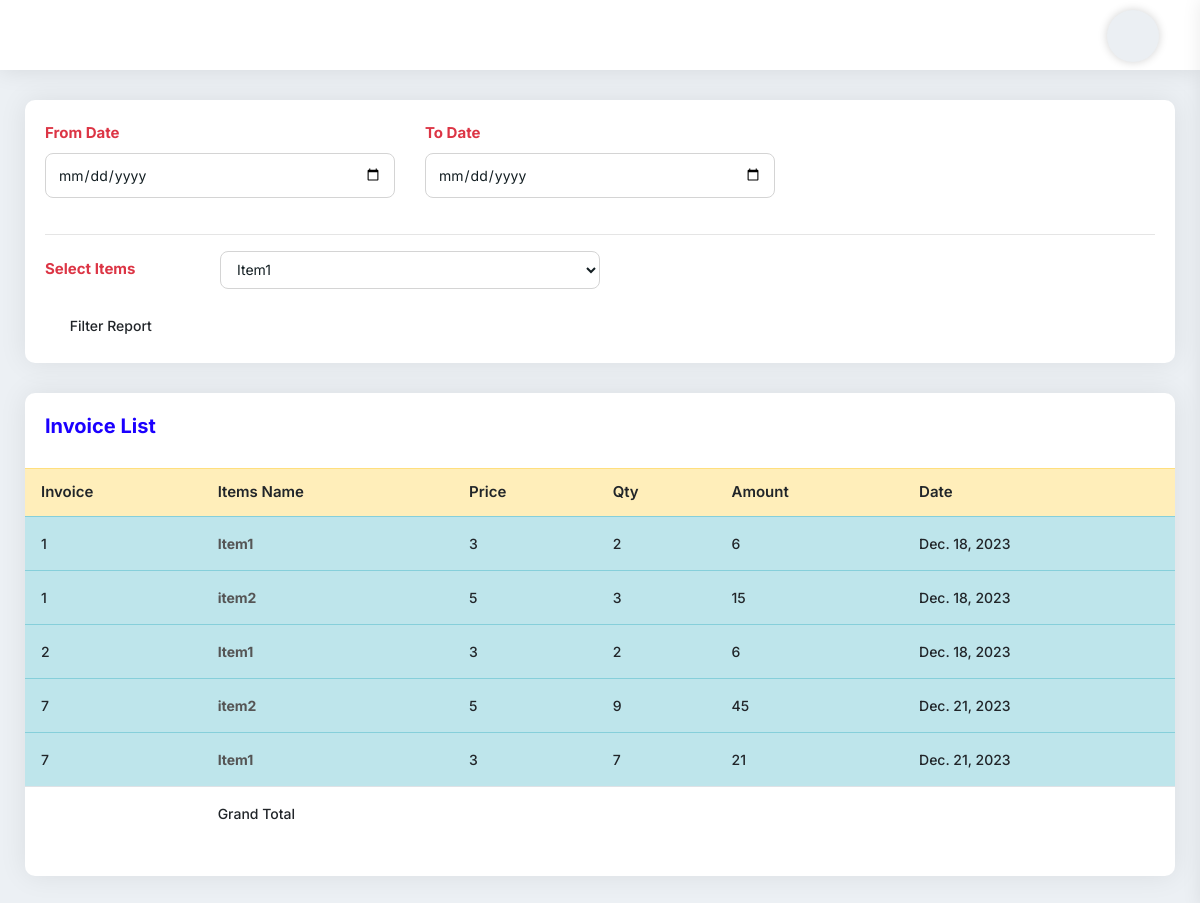
The page /SaleItemReportView on the database as committed earlier.
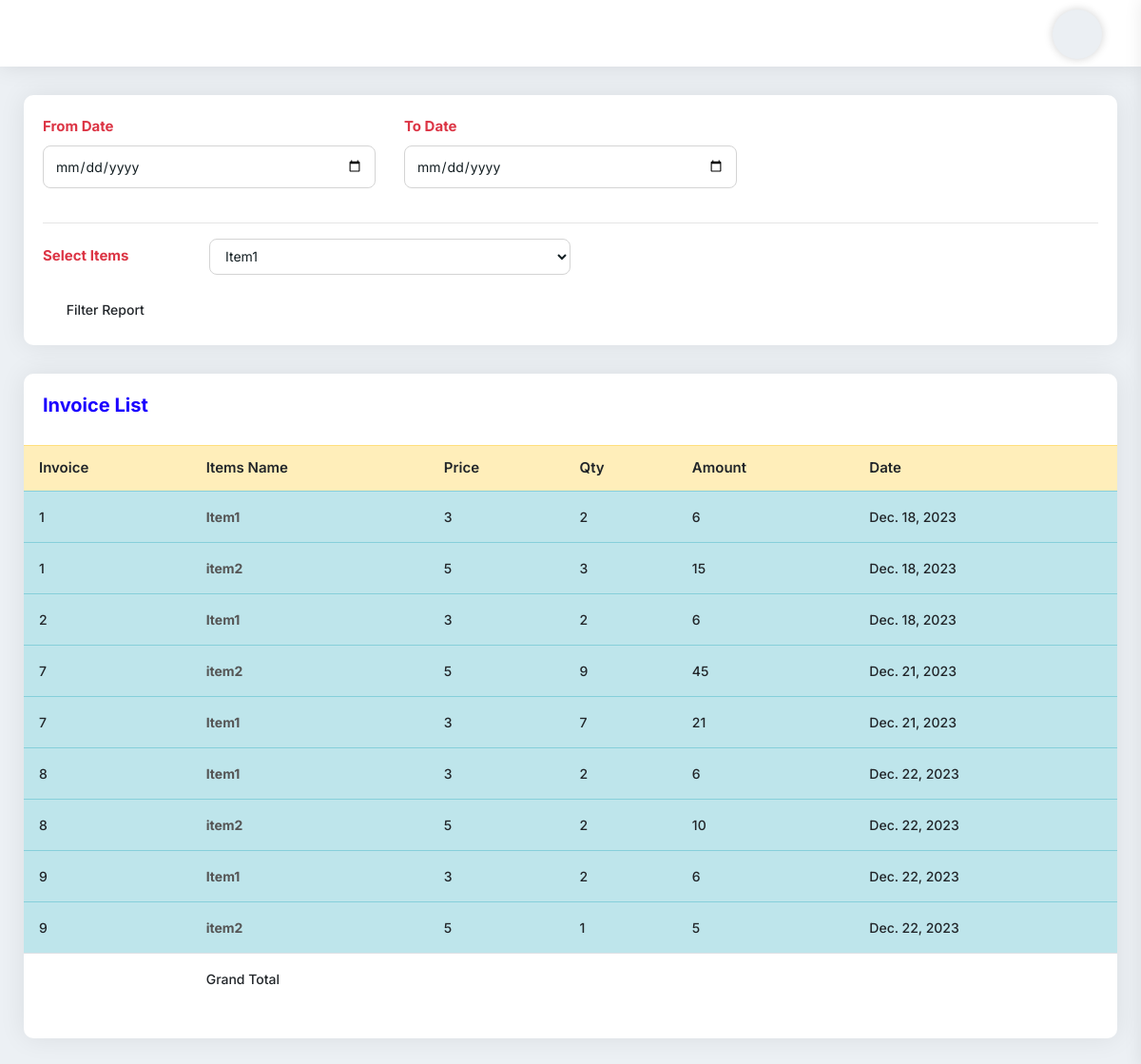
The same page on the database as committed later.
### myapp/models.py (models this page shows, shortened)
class CartProduct(models.Model):
    cart = models.ForeignKey(Cart, on_delete=models.CASCADE)
    product = models.ForeignKey(Items, on_delete=models.CASCADE)
    rate = models.PositiveIntegerField()
    quantity = models.PositiveIntegerField()
    subtotal = models.PositiveIntegerField()
    remain_balance = models.IntegerField()
    created_at = models.DateField(auto_now_add=True)

class Cart(models.Model):
    staff = models.ForeignKey(User, on_delete=models.SET_NULL, null=True, blank=True)
    total = models.PositiveIntegerField(default=0)
    tax = models.PositiveIntegerField(default=0)
    super_total = models.PositiveIntegerField(default=0)
    created_at = models.DateTimeField(auto_now_add=True)
    def __str__(self):
        return str(self.id)

class Items(models.Model):
    item_name = models.CharField(max_length=225)
    category = models.CharField(max_length=225)
    pruchase_price = models.FloatField(default=0.00)
    sell_price = models.FloatField(default=0.00)
    balance_qty = models.IntegerField(default=0)
    barcode_id = models.CharField(max_length=225,blank=True, null=True)
    photo = models.ImageField(upload_to='', blank=True, null=True)
    def __str__(self):
        return self.item_name

### myapp/views.py (the view, shortened to what this page needs)
# urls.py: path('SaleItemReportView', SaleItemReportView.as_view(), name='SaleItemReportView'),
class SaleItemReportView(View):
    def get(self,request):
        cart_product = CartProduct.objects.all()
        item = Items.objects.all()
        context = {'cart_product':cart_product,'item':item}
        return render(request, 'sale_item_report.html', context)

### templates/sale_item_report.html (shortened to what this page needs)
{% extends 'base.html' %}
{% block content %}
<div class="pd-20 card-box mb-30">
    <form action="{% url 'myapp:SaleItemReportView' %}" method="post">{% csrf_token %}
        <div class="row">
            <div class="col-md-4 col-sm-12">
                <div class="form-group">
                    <label><strong class="text-danger">From Date</strong></label>
                    <input type="date" name="fromdate" class="form-control">
                </div>
            </div>
            <div class="col-md-4 col-sm-12">
                <div class="form-group">
                    <label><strong class="text-danger">To Date</strong></label>
                    <input type="date" name="todate" class="form-control">
                </div>
            </div>
        </div>
        <hr>
        <div class="form-group row">
                            <label class="col-sm-12 col-md-2 col-form-label"><strong class="text-danger">Select Items</strong></label>
                            <select
                                    class="custom-select2 form-control col-sm-12 col-md-4"
                                    name="item_name"
                                    style="width: 50%; height: 38px"
                                    >
                                    {% for i in item %}
                                    <option value="{{i.id}}">{{i.item_name}}</option>
                                    {% endfor %}
                            </select>
                        </div>
        <button
                type="submit"
                class="btn btn-sm"
                data-bgcolor="#00b489"
                data-color="#ffffff"
        >
            <i class="icon-copy dw dw-filter-1"></i>Filter Report
        </button>
    </form>
</div>
<div class="card-box mb-30">
    <div class="pd-20">
        <h4 class="text-blue h4">Invoice List</h4>
    </div>
    <div class="pb-20">
        <table
                class="table hover data-table-export nowrap"
        >
            <thead>
            <tr class="table-warning">
                <th class="table-plus datatable-nosort">Invoice</th>
                <th>Items Name</th>
                <th>Price</th>
                <th>Qty</th>
                <th>Amount</th>
                <th>Date</th>
            </tr>
            </thead>
            <tbody>
            {% for p in cart_product %}
            <tr class="table-info">
                <td class="table-plus">{{p.cart}}</td>
                <td><a href="#"><strong>{{p.product}}</strong></a></td>
                <td>{{p.rate}}</td>
                <td>{{p.quantity}}</td>
                <td>{{p.subtotal}}</td>
                <td>{{p.created_at}}</td>
            </tr>
            {% endfor %}
            </tbody>
            <tfoot>
            <tr>
                <td></td>
                <td>Grand Total</td>
                <td></td>
                <td><strong>{{total_qty}}</strong></td>
                <td><strong>{{total_subtotal}}</strong></td>
                <td></td>
            </tr>
            </tfoot>
        </table>
    </div>
</div>
{% endblock content %}

### templates/base.html (shortened to what this page needs)
{% load static %}
<!DOCTYPE html>
<html>
	<head>
		<link rel="stylesheet" type="text/css" href="{% static 'vendors/styles/core.css' %}" />
		<link
			rel="stylesheet"
			type="text/css"
			href="{% static 'vendors/styles/icon-font.min.css' %}"
		/>
		<link
			rel="stylesheet"
			type="text/css"
			href="{% static 'src/plugins/datatables/css/dataTables.bootstrap4.min.css' %}"
		/>
		<link
			rel="stylesheet"
			type="text/css"
			href="{% static 'src/plugins/datatables/css/responsive.bootstrap4.min.css' %}"
		/>
		<link rel="stylesheet" type="text/css" href="{% static 'vendors/styles/style.css' %}" />
	</head>
	<body>
		<div class="header">
			<div class="header-left">
				<div class="menu-icon bi bi-list"></div>
			</div>
			<div class="header-right">
				<div class="dashboard-setting user-notification">
					<div class="dropdown">
						<a
							class="dropdown-toggle no-arrow"
							href="javascript:;"
							data-toggle="right-sidebar"
						>
							<i class="dw dw-settings2"></i>
						</a>
					</div>
				</div>
				<div class="user-info-dropdown">
					<div class="dropdown">
						<a
							class="dropdown-toggle"
							href="#"
							role="button"
							data-toggle="dropdown"
						>
							<span class="user-icon">
							</span>
						</a>
					</div>
				</div>
			</div>
		</div>
		<div class="main-container">
			<div class="pd-ltr-20 xs-pd-20-10">
				<div class="min-height-200px">
					{% block content %}{% endblock content %}
				</div>
			</div>
		</div>
	</body>
</html>

Rows that differ between the two databases and show on the page:
added CartProduct: cart "8", product "Item1", rate "3", quantity "2", subtotal "6", created_at "Dec. 22, 2023"
added CartProduct: cart "8", product "item2", rate "5", quantity "2", subtotal "10", created_at "Dec. 22, 2023"
added CartProduct: cart "9", product "Item1", rate "3", quantity "2", subtotal "6", created_at "Dec. 22, 2023"
added CartProduct: cart "9", product "item2", rate "5", quantity "1", subtotal "5", created_at "Dec. 22, 2023"
